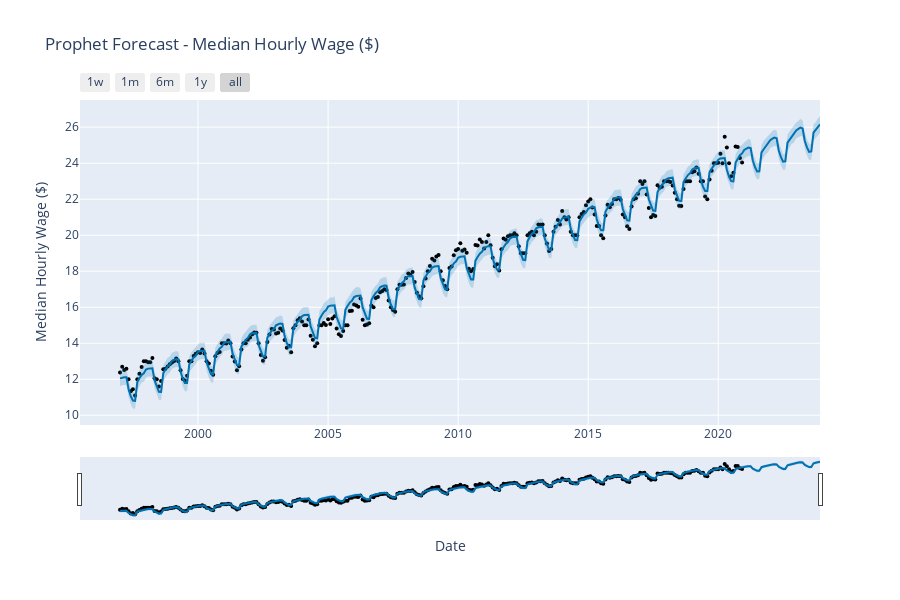

The notebook cell saved with this chart:
### Code cell
# Generate plot
fig = plot_plotly(optimized_model, forecast)

# Add labels and title
fig.update_layout(
    title="Prophet Forecast - Median Hourly Wage ($)",                 
    xaxis_title="Date",                       
    yaxis_title="Median Hourly Wage ($)",        
    legend_title="Legend",                   
    font=dict(size=12),                       
)

# Show plot
fig.show()

### Figure 1 — Plotly figure (JSON) as saved in the notebook; plotly's stock layout.template omitted (floating-point values rounded to 4 significant figures; data arrays with more than 128 entries replaced by an {"elided": "..."} marker saying what was removed)
{"data": [{"marker": {"color": "black", "size": 4}, "mode": "markers", "name": "Actual", "type": "scatter", "x": {"elided": "288 str values"}, "y": {"elided": "288 float values"}}, {"hoverinfo": "skip", "line": {"width": 0}, "mode": "lines", "type": "scatter", "x": {"elided": "324 str values"}, "y": {"elided": "324 float values"}}, {"fill": "tonexty", "fillcolor": "rgba(0, 114, 178, 0.2)", "line": {"color": "#0072B2", "width": 2}, "mode": "lines", "name": "Predicted", "type": "scatter", "x": {"elided": "324 str values"}, "y": {"elided": "324 float values"}}, {"fill": "tonexty", "fillcolor": "rgba(0, 114, 178, 0.2)", "hoverinfo": "skip", "line": {"width": 0}, "mode": "lines", "type": "scatter", "x": {"elided": "324 str values"}, "y": {"elided": "324 float values"}}], "layout": {"font": {"size": 12}, "height": 600, "legend": {"title": {"text": "Legend"}}, "showlegend": false, "title": {"text": "Prophet Forecast - Median Hourly Wage ($)"}, "width": 900, "xaxis": {"rangeselector": {"buttons": [{"count": 7, "label": "1w", "step": "day", "stepmode": "backward"}, {"count": 1, "label": "1m", "step": "month", "stepmode": "backward"}, {"count": 6, "label": "6m", "step": "month", "stepmode": "backward"}, {"count": 1, "label": "1y", "step": "year", "stepmode": "backward"}, {"step": "all"}]}, "rangeslider": {"visible": true}, "title": {"text": "Date"}, "type": "date"}, "yaxis": {"title": {"text": "Median Hourly Wage ($)"}}}}
